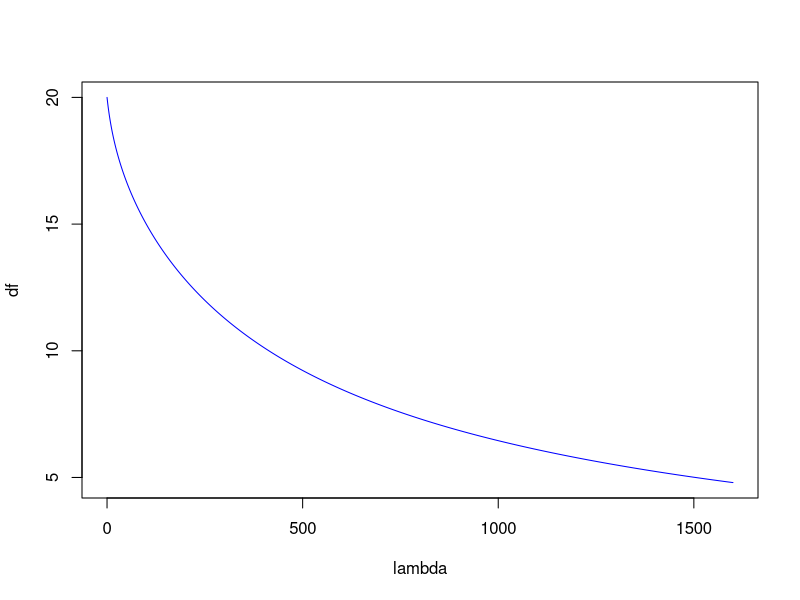
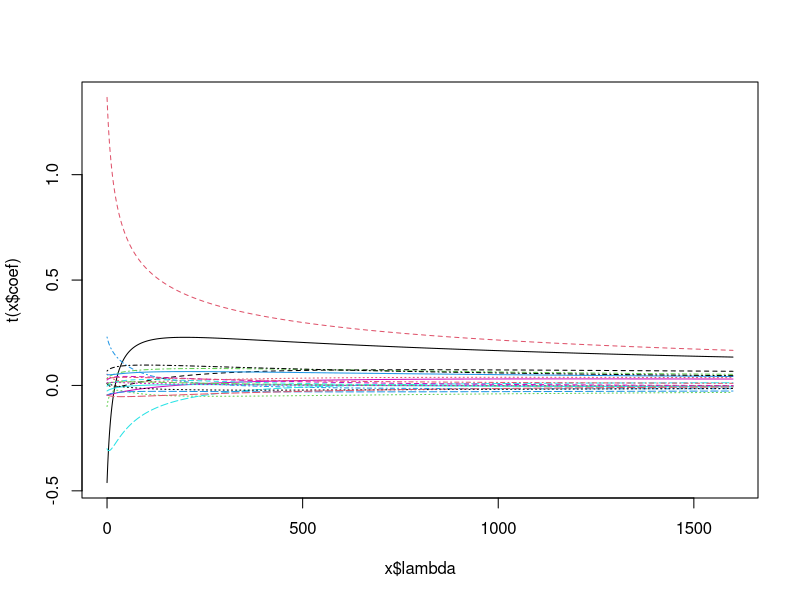
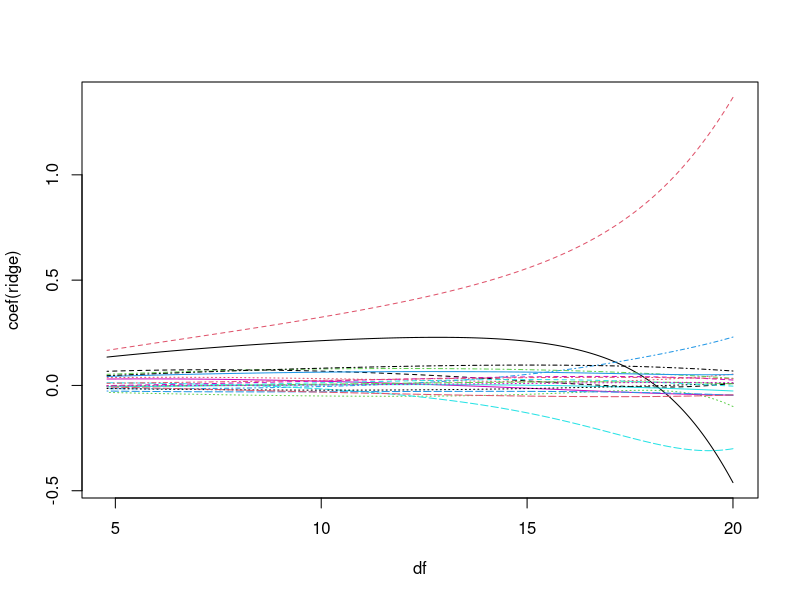
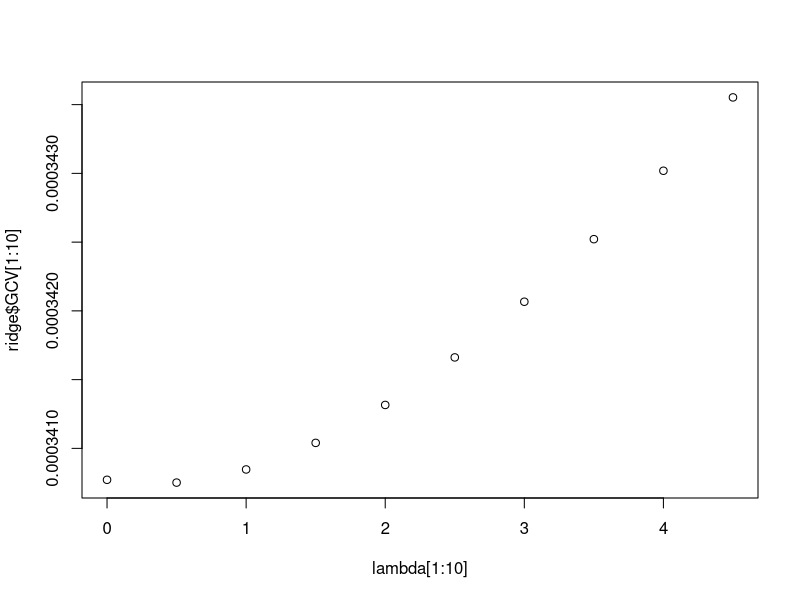

These figures' R source, in order:
###########################################################################
br = read.table("br.csv", sep = ",", header=T) # reads the data from a csv file                               
# We randomly select a training sample of N=600 observations
Ntot = nrow(br);  # total n. of obs.
set.seed(123);    # random seed 
N = 600;          # size of training sample
s = sample(1:Ntot, N);  # index of selected units
train = br[s,];   # training sample
test = br[-s,];   # validation sample
summary(train);
attach(train); 
######################################################################### 
## Ridge regression 
#########################################################################
install.packages("MASS")
library(MASS);
y = scale(price)  # standardisation of the output
# we need to construct the dummies for the factors Occupancy and Style,
# as we are going to standardise all the inputs
Occ = model.matrix(~factor(Occupancy))[,2:3]; # dummies for occupancy
Sty = model.matrix(~factor(Style))[,2:10]; # dummies for occupancy
# standardisation of the inputs
X = scale(data.frame(sqft, sqft^2, Age, Age^2, sqft*Age, Pool, Bedrooms,Fireplace,Waterfront, 
                Occ, Sty ));
p = ncol(X); # number of columns of X matrix 
##########################################################
## Degrees of freedom df and penalty parameter lambda
## This script produces the plot of df versus lambda in the slides 
## df(lambda) = sum_j (d2_j/ d2_j + lambda)
XtX = t(X) %*% X; # same as crossprod(X) is the X'X matrix 
# eigenvalues and eigenvectors of the matrix X'X
E = eigen(XtX, symmetric= TRUE);  
d2 = E$values; # eigenvalues 
V = E$vectors; 
# spectral decomposition X'X = VDV'
V %*% diag(d2) %*% t(V); # this is the same as XtX
# lambda is a sequence 
lambda = seq(0,1600,.5);
df = rep(0,length(lambda));
for (i in 1:length(lambda))
  {       df[i] = sum(d2 / (d2+lambda[i]));    }   
plot(lambda, df, col = 'blue', type = 'l'); # relation between df and lambda
########################################################
# Ridge regression 
ridge = lm.ridge(y~-1+X,  lambda = lambda);
names(ridge)
# coefficient trace plot (versus lambda)
plot(ridge, lambda); 
# coefficient trace plot (versus df)
matplot(df, coef(ridge), type = "l");
# selection of the regularisation parameter lambda
select(ridge)
plot(lambda[1:10], ridge$GCV[1:10]) ;
# Estimate the selected model using the GCV estimate of lambda
ridge.sel = lm.ridge(y~-1+X,  lambda = 0.5);
#################################################################
## Validation: test sample prediction accuracy
## preparation of the inputs and output for the test sample
y_test = scale(test$price)  # standardised outputs for the test sample
Occ_test = model.matrix(~factor(test$Occupancy))[,2:3]; # dummies for occupancy
Sty_test = model.matrix(~factor(test$Style))[,2:10]; # dummies for occupancy
# standardisation of the inputs for the test sample
X_test = scale(data.frame(test$sqft, test$sqft^2, test$Age, 
                          test$Age^2, test$sqft*test$Age, 
                          test$Pool, test$Bedrooms,test$Fireplace,test$Waterfront, 
                          Occ_test, Sty_test ));
## Prediction from the full model
ypred_full =  X_test %*% coef(lm.ridge(y~-1+X,  lambda = 0.0))  
pred_errors_full = y_test - ypred_full; # full model predictions for the test sample
mse_full = mean(pred_errors_full^2)   # mean square prediction error of full model
#
ypred_sel = X_test %*% coef(lm.ridge(y~-1+X,  lambda = 0.5))
pred_errors_sel = y_test - ypred_sel;   # selected model predictions
mse_sel = mean(pred_errors_sel^2)
100 * (1- mse_sel/mse_full)  # percent gain in accuracy due to model selection
# As an exercise, try to compare the out of sample predictive performance
# for lambda = 300 and lambda = 0.4